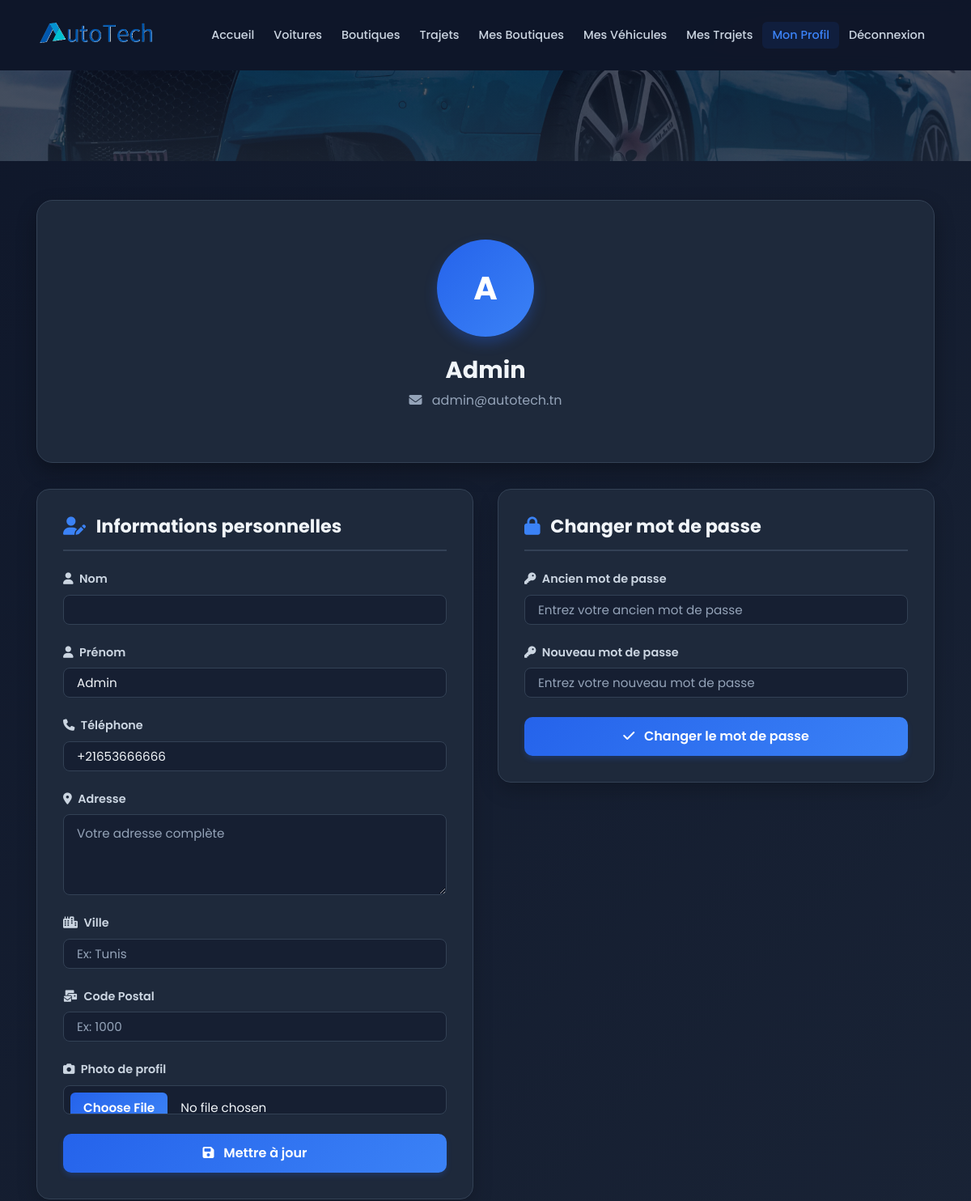
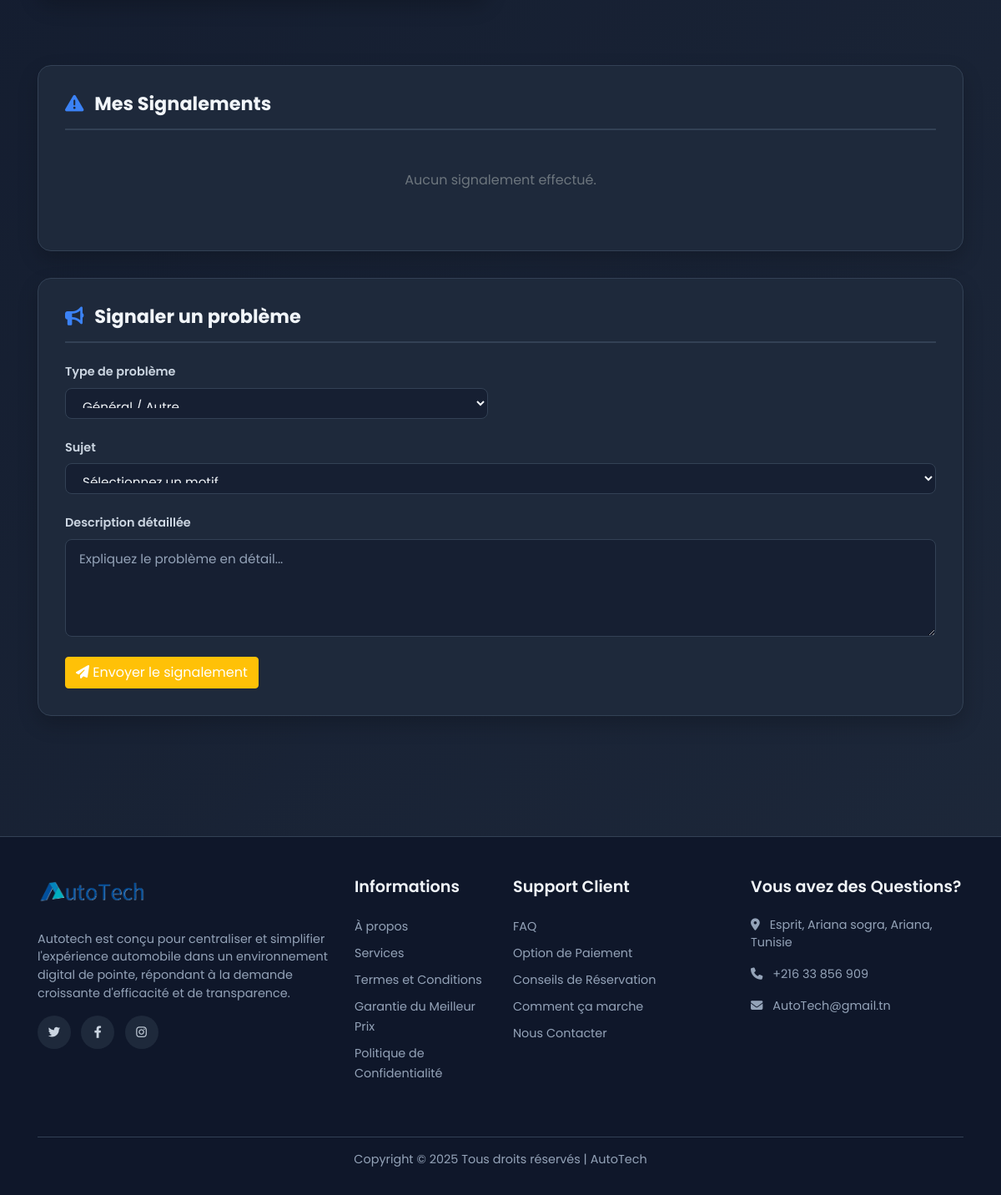
/view/user/profil.php (signed in), run on the app's committed database (2 pictures, top to bottom).
### tables this page shows
CREATE TABLE utilisateur (
    id_utilisateur INT UNSIGNED AUTO_INCREMENT PRIMARY KEY,
    nom VARCHAR(100) NOT NULL,
    prenom VARCHAR(100) NOT NULL,
    email VARCHAR(150) NOT NULL UNIQUE,
    telephone VARCHAR(20),
    mot_de_passe VARCHAR(255) NOT NULL,
    adresse TEXT,
    ville VARCHAR(100),
    code_postal VARCHAR(10),
    photo_profil VARCHAR(255),
    date_creation TIMESTAMP DEFAULT CURRENT_TIMESTAMP,
    date_modification TIMESTAMP DEFAULT CURRENT_TIMESTAMP ON UPDATE CURRENT_TIMESTAMP,
    statut ENUM('actif', 'inactif', 'suspendu') DEFAULT 'actif',
    role ENUM('utilisateur', 'admin') DEFAULT 'utilisateur',
    reset_token VARCHAR(255),
    reset_expires DATETIME
);

### config/config.php (called while the page is built, shortened)
<?php
class Config {
    private static $pdo = NULL;
    public static function getConnexion() {
        if (!isset(self::$pdo)) {
            try {
                self::$pdo = new PDO(
                    'mysql:host=' . self::DB_HOST . ';dbname=' . self::DB_NAME . ';charset=utf8mb4',
                    self::DB_USER,
                    self::DB_PASS,
                    [
                        PDO::ATTR_ERRMODE => PDO::ERRMODE_EXCEPTION,
                        PDO::ATTR_DEFAULT_FETCH_MODE => PDO::FETCH_ASSOC,
                        PDO::ATTR_EMULATE_PREPARES => false
                    ]
                );
            } catch(PDOException $e) {
                die('Erreur de connexion à la base de données: ' . $e->getMessage());
            }
        }
        return self::$pdo;
    }
}
?>

### controller/UtilisateurController.php (called while the page is built, shortened)
<?php
require_once __DIR__ . '/../config/config.php';
class UtilisateurController {
    private $pdo;
    public function __construct() {
        $this->pdo = Config::getConnexion();
    }
    public function estConnecte() {
        return isset($_SESSION['logged_in']) && $_SESSION['logged_in'] === true;
    }
    public function getUtilisateurConnecte() {
        if ($this->estConnecte()) {
            return $this->getUtilisateurById($_SESSION['user_id']);
        }
        return null;
    }
    public function getUtilisateurById($id) {
        $sql = "SELECT * FROM utilisateur WHERE id_utilisateur = :id";
        $stmt = $this->pdo->prepare($sql);
        $stmt->execute([':id' => $id]);
        return $stmt->fetch();
    }
}
?>

### view/user/profil.php (the view, shortened to what this page needs)
<?php
require_once __DIR__ . '/../../config/config.php';
require_once __DIR__ . '/../../controller/UtilisateurController.php';
$userController = new UtilisateurController();
$utilisateur = $userController->getUtilisateurConnecte();
?>
<!DOCTYPE html>
<html lang="fr">
<head>
    <link rel="stylesheet" href="https://cdnjs.cloudflare.com/ajax/libs/bootstrap/4.6.2/css/bootstrap.min.css">
    <link rel="stylesheet" href="https://cdnjs.cloudflare.com/ajax/libs/font-awesome/6.4.0/css/all.min.css">
</head>
<body>
    <nav class="navbar navbar-expand-lg navbar-dark">
        <div class="container">
            <a class="navbar-brand" href="../public/index.php">
                <img src="../../images/off_logo.png" alt="logo.png" id="img_logo">
            </a>
            <div class="collapse navbar-collapse" id="ftco-nav">
                <ul class="navbar-nav ml-auto">
                    <li class="nav-item"><a class="nav-link" href="../public/index.php">Accueil</a></li>
                    <li class="nav-item"><a class="nav-link" href="../public/voitures.php">Voitures</a></li>
                    <li class="nav-item"><a class="nav-link" href="../public/boutiques.php">Boutiques</a></li>
                    <li class="nav-item"><a class="nav-link" href="../public/trajets.php">Trajets</a></li>
                    <li class="nav-item"><a class="nav-link" href="mes-boutiques.php">Mes Boutiques</a></li>
                    <li class="nav-item"><a class="nav-link" href="mes-vehicules.php">Mes Véhicules</a></li>
                    <li class="nav-item"><a class="nav-link" href="mes-trajets.php">Mes Trajets</a></li>
                    <li class="nav-item active"><a class="nav-link" href="profil.php">Mon Profil</a></li>
                    <li class="nav-item"><a class="nav-link" href="../auth/logout.php">Déconnexion</a></li>
                </ul>
            </div>
        </div>
    </nav>
    <section class="hero-section"></section>
    <section class="profile-section">
        <div class="container">
            <div class="row">
                <div class="col-md-12">
                    <div class="profile-header-card">
                        <?php
                        $photo = $utilisateur['photo_profil'] ?? '';
                        $photoFile = __DIR__ . '/../../uploads/profils/' . $photo;
                        ?>
                        <?php if (!empty($photo) && file_exists($photoFile)): ?>
                            <img src="../../uploads/profils/<?= htmlspecialchars($photo) ?>"
                                 alt="Photo de profil"
                                 class="profile-avatar">
                        <?php else: ?>
                            <div class="profile-initials">
                                <?= strtoupper(substr($utilisateur['prenom'],0,1) . substr($utilisateur['nom'],0,1)) ?>
                            </div>
                        <?php endif; ?>
                        <h3><?= htmlspecialchars($utilisateur['prenom'] . ' ' . $utilisateur['nom']) ?></h3>
                        <p class="text-muted">
                            <i class="fas fa-envelope mr-2"></i>
                            <?= htmlspecialchars($utilisateur['email']) ?>
                        </p>
                    </div>
                </div>
            </div>
            <div class="row">
                <div class="col-md-6">
                    <div class="form-card">
                        <h4>
                            <i class="fas fa-user-edit"></i>
                            Informations personnelles
                        </h4>
                        <form method="POST" enctype="multipart/form-data">
                            <div class="form-group">
                                <label>
                                    <i class="fas fa-user mr-1"></i> Nom
                                </label>
                                <input class="form-control" name="nom" required
                                       value="<?= htmlspecialchars($utilisateur['nom']) ?>">
                            </div>
                            <div class="form-group">
                                <label>
                                    <i class="fas fa-user mr-1"></i> Prénom
                                </label>
                                <input class="form-control" name="prenom" required
                                       value="<?= htmlspecialchars($utilisateur['prenom']) ?>">
                            </div>
                            <div class="form-group">
                                <label>
                                    <i class="fas fa-phone mr-1"></i> Téléphone
                                </label>
                                <input class="form-control" name="telephone"
                                       value="<?= htmlspecialchars($utilisateur['telephone'] ?? '') ?>"
                                       placeholder="+216 XX XXX XXX">
                            </div>
                            <div class="form-group">
                                <label>
                                    <i class="fas fa-map-marker-alt mr-1"></i> Adresse
                                </label>
                                <textarea class="form-control" name="adresse"
                                          placeholder="Votre adresse complète"><?= htmlspecialchars($utilisateur['adresse'] ?? '') ?></textarea>
                            </div>
                            <div class="form-group">
                                <label>
                                    <i class="fas fa-city mr-1"></i> Ville
                                </label>
                                <input class="form-control" name="ville"
                                       value="<?= htmlspecialchars($utilisateur['ville'] ?? '') ?>"
                                       placeholder="Ex: Tunis">
                            </div>
                            <div class="form-group">
                                <label>
                                    <i class="fas fa-mail-bulk mr-1"></i> Code Postal
                                </label>
                                <input class="form-control" name="code_postal"
                                       value="<?= htmlspecialchars($utilisateur['code_postal'] ?? '') ?>"
                                       placeholder="Ex: 1000">
                            </div>
                            <div class="form-group">
                                <label>
                                    <i class="fas fa-camera mr-1"></i> Photo de profil
                                </label>
                                <input type="file" class="form-control" name="photo_profil"
                                       accept="image/png, image/jpeg, image/jpg, image/webp">
                            </div>
                            <button class="btn btn-primary">
                                <i class="fas fa-save"></i> Mettre à jour
                            </button>
                        </form>
                    </div>
                </div>
                <div class="col-md-6">
                    <div class="form-card">
                        <h4>
                            <i class="fas fa-lock"></i>
                            Changer mot de passe
                        </h4>
                        <form method="POST">
                            <div class="form-group">
                                <label>
                                    <i class="fas fa-key mr-1"></i> Ancien mot de passe
                                </label>
                                <input type="password" class="form-control" name="ancien_mot_de_passe" required
                                       placeholder="Entrez votre ancien mot de passe">
                            </div>
                            <div class="form-group">
                                <label>
                                    <i class="fas fa-key mr-1"></i> Nouveau mot de passe
                                </label>
                                <input type="password" class="form-control" name="nouveau_mot_de_passe" required
                                       placeholder="Entrez votre nouveau mot de passe">
                            </div>
                            <button class="btn btn-primary">
                                <i class="fas fa-check"></i> Changer le mot de passe
                            </button>
                        </form>
                    </div>
                </div>
            </div>
            <?php
            $signalementController = new SignalementController();
            $mesSignalements = $signalementController->getMesSignalements($_SESSION['user_id']);
            ?>
            <div class="row mt-5">
                <div class="col-12">
                    <div class="form-card">
                        <h4><i class="fas fa-exclamation-triangle"></i> Mes Signalements</h4>
                        <?php if (empty($mesSignalements)): ?>
                            <p class="text-muted text-center py-4">Aucun signalement effectué.</p>
                        <?php endif; ?>
                    </div>
                </div>
                <div class="col-12">
                    <div class="form-card">
                        <h4><i class="fas fa-bullhorn"></i> Signaler un problème</h4>
                        <form method="POST">
                            <div class="row">
                                <div class="col-md-6 form-group">
                                    <label>Type de problème</label>
                                    <select class="form-control" name="type_objet" id="type_objet" required onchange="toggleObjetSelect()">
                                        <option value="autre">Général / Autre</option>
                                    </select>
                                </div>
                                <div class="col-md-6 form-group">
                                </div>
                            </div>
                            <div class="form-group">
                                <label>Sujet</label>
                                <select class="form-control" name="sujet" required>
                                    <option value="">Sélectionnez un motif...</option>
                                </select>
                            </div>
                            <div class="form-group">
                                <label>Description détaillée</label>
                                <textarea class="form-control" name="description" rows="4" required placeholder="Expliquez le problème en détail..."></textarea>
                            </div>
                            <button type="submit" class="btn btn-warning text-white">
                                <i class="fas fa-paper-plane"></i> Envoyer le signalement
                            </button>
                        </form>
                    </div>
                </div>
            </div>
        </div>
    </section>
    <footer>
        <div class="container">
            <div class="row mb-4">
                <div class="col-md-4 mb-4">
                    <h3 class="footer-heading"><img src="../../images/off_logo.png" alt="logo.png" style="height: 40px;"></h3>
                    <p>Autotech est conçu pour centraliser et simplifier l'expérience automobile dans un environnement digital de pointe, répondant à la demande croissante d'efficacité et de transparence.</p>
                    <div class="social-icons mt-3">
                        <a href="#"><i class="fab fa-twitter"></i></a>
                        <a href="#"><i class="fab fa-facebook-f"></i></a>
                        <a href="#"><i class="fab fa-instagram"></i></a>
                    </div>
                </div>
                <div class="col-md-2 mb-4">
                    <h4 class="footer-heading">Informations</h4>
                    <ul>
                        <li><a href="#">À propos</a></li>
                        <li><a href="#">Services</a></li>
                        <li><a href="#">Termes et Conditions</a></li>
                        <li><a href="#">Garantie du Meilleur Prix</a></li>
                        <li><a href="#">Politique de Confidentialité</a></li>
                    </ul>
                </div>
                <div class="col-md-3 mb-4">
                    <h4 class="footer-heading">Support Client</h4>
                    <ul>
                        <li><a href="#">FAQ</a></li>
                        <li><a href="#">Option de Paiement</a></li>
                        <li><a href="#">Conseils de Réservation</a></li>
                        <li><a href="#">Comment ça marche</a></li>
                        <li><a href="#">Nous Contacter</a></li>
                    </ul>
                </div>
                <div class="col-md-3 mb-4">
                    <h4 class="footer-heading">Vous avez des Questions?</h4>
                    <p><i class="fas fa-map-marker-alt mr-2"></i> Esprit, Ariana sogra, Ariana, Tunisie</p>
                    <p><i class="fas fa-phone mr-2"></i> <a href="tel:+21633856909">+216 33 856 909</a></p>
                    <p><i class="fas fa-envelope mr-2"></i> <a href="mailto:AutoTech@gmail.tn">AutoTech@gmail.tn</a></p>
                </div>
            </div>
            <div class="text-center pt-3" style="border-top: 1px solid var(--border-color);">
                <p>Copyright &copy; <script>document.write(new Date().getFullYear());</script> Tous droits réservés | AutoTech</p>
            </div>
        </div>
    </footer>
</body>
</html>

### data on the page
utilisateur: prenom+nom "A", prenom+nom "Admin", email "admin@autotech.tn", prenom "Admin", telephone "+21653666666"
